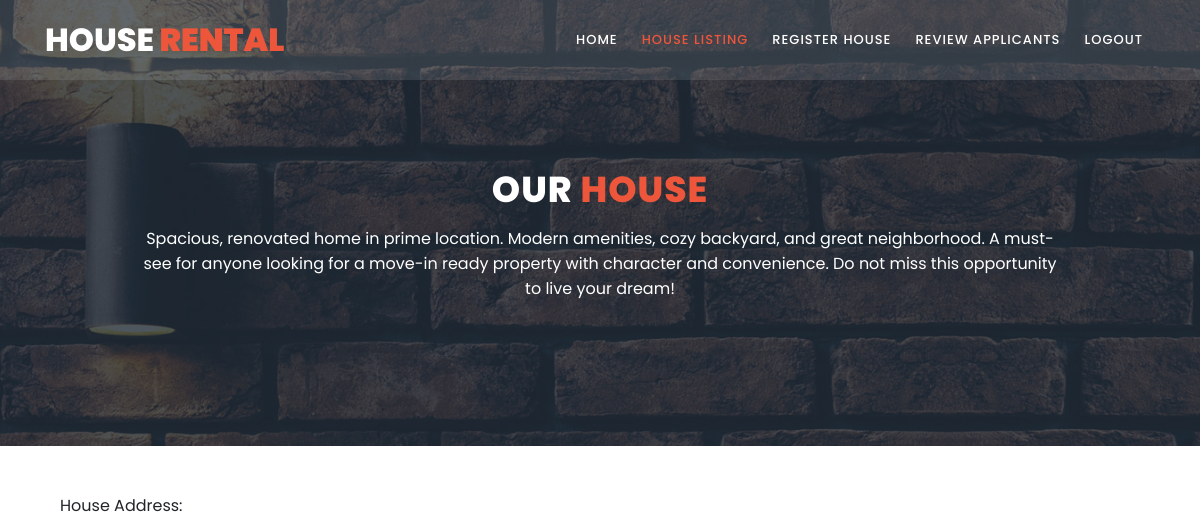
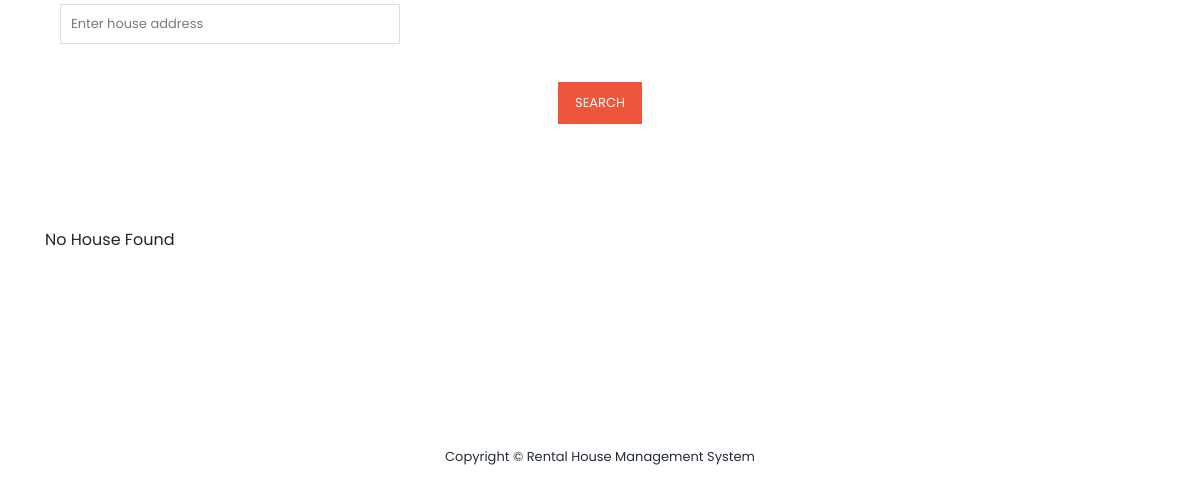
The app's page /student-rental-management-system/landlordlistinghouse.php, older data (2 pictures, top to bottom).
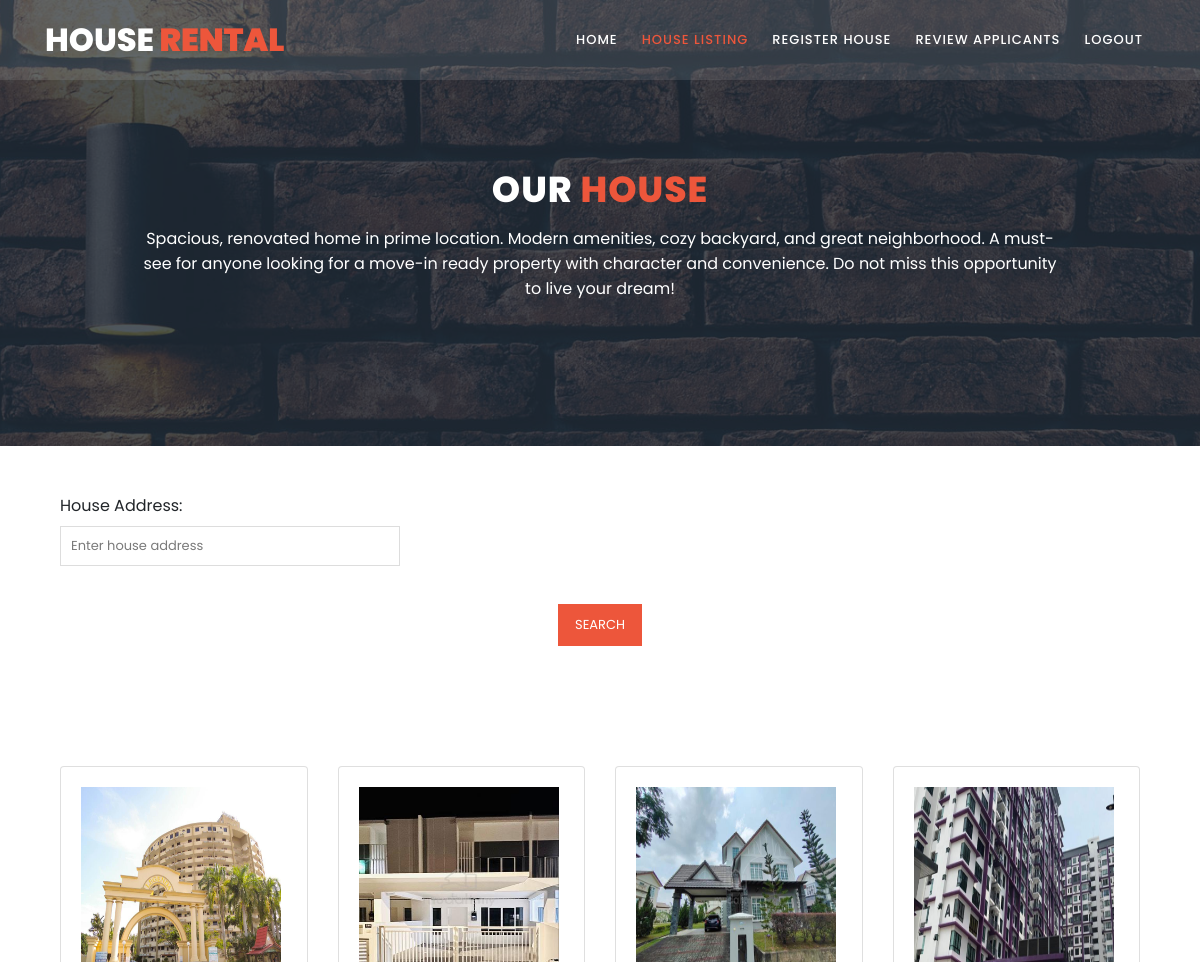
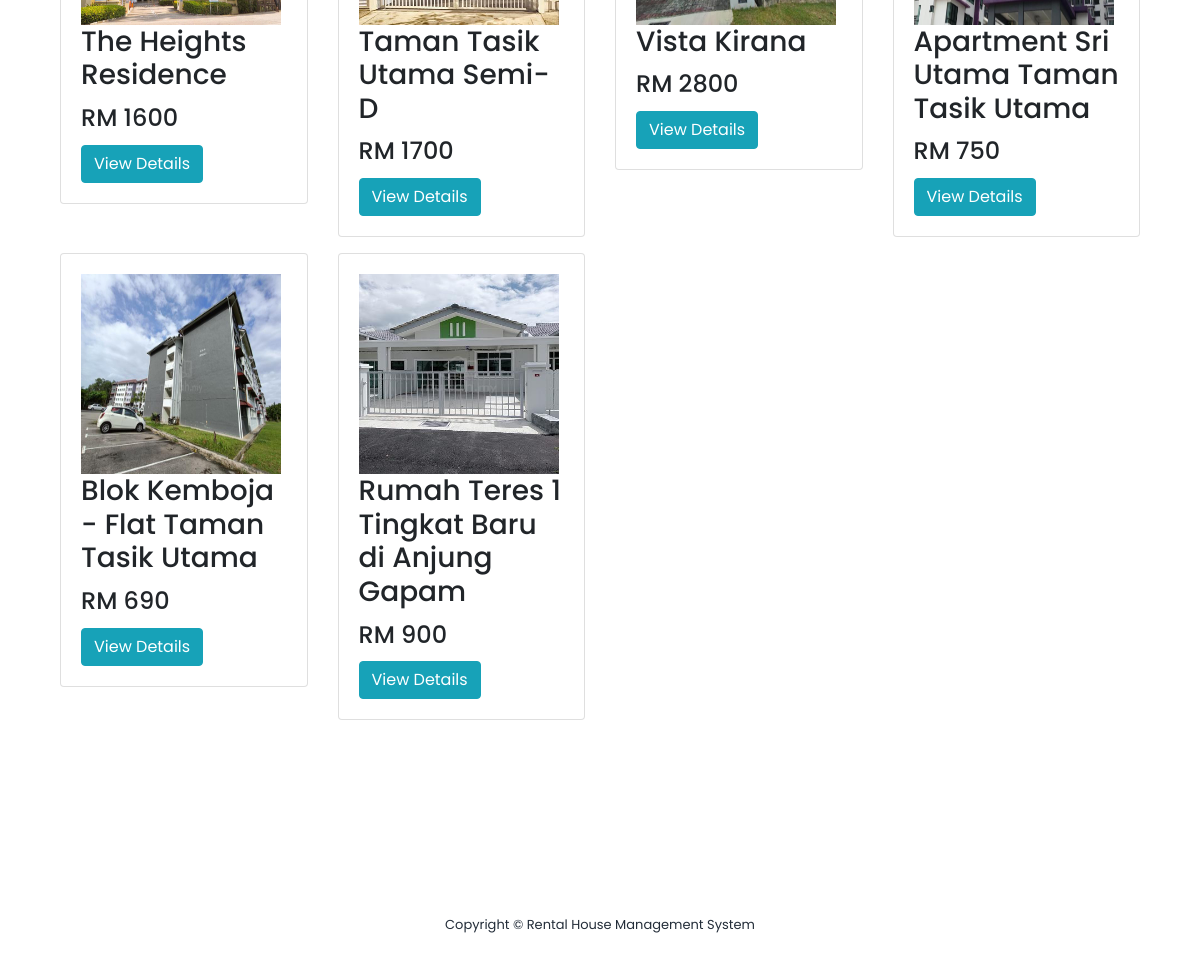
The same page, newer data (2 pictures, top to bottom).
### tables this page shows
CREATE TABLE `house` (
  `id` int(11) NOT NULL,
  `type` varchar(255) NOT NULL,
  `rent` varchar(255) NOT NULL,
  `address` varchar(255) NOT NULL,
  `info` varchar(255) NOT NULL,
  `image_url` varchar(255) NOT NULL
);

### student-rental-management-system/landlordlistinghouse.php (the view, shortened to what this page needs)
<!DOCTYPE html>
<html lang="en">
  <head>
    <link rel="stylesheet" type="text/css" href="assets/css/bootstrap.min.css">
    <link rel="stylesheet" type="text/css" href="assets/css/font-awesome.css">
    <link rel="stylesheet" href="assets/css/style.css">
    </head>
    <body>
    <header class="header-area header-sticky">
        <div class="container">
            <div class="row">
                <div class="col-12">
                    <nav class="main-nav">
                        <a href="landlordhome.php" class="logo">House<em> Rental</em></a>
                        <ul class="nav">
                        <li><a href="landlordhome.php">Home</a></li>
                        <li><a href="landlordlistinghouse.php" class="active">House Listing</a></li>
                        <li><a href="landlordhouse.php">Register House</a></li>
                        <li><a href="landlordviewstud.php">Review Applicants</a></li>
                        <li><a href="landlord_logout.php">Logout</a></li>
                    </nav>
                </div>
            </div>
        </div>
    </header>
    <section class="section section-bg" id="call-to-action" style="background-image: url(assets/images/banner-image-1-1920x500.jpg)">
        <div class="container">
            <div class="row">
                <div class="col-lg-10 offset-lg-1">
                    <div class="cta-content">
                        <br>
                        <br>
                        <h2>Our <em>House</em></h2>
                        <p>Spacious, renovated home in prime location. Modern amenities,
                            cozy backyard, and great neighborhood. A must-see for anyone
                            looking for a move-in ready property with character and convenience.
                             Do not miss this opportunity
                            to live your dream!</p>
                    </div>
                </div>
            </div>
        </div>
    </section>
    <section class="section" id="trainers">
        <div class="container">
            <br>
            <br>
            <div class="contact-form">
                <form action="#" id="contact">
                    <div class="col-md-4 col-sm-6 col-xs-12">
                        <div class="form-group">
                            <label>House Address:</label>
                            <input type="text" name="house_address" placeholder="Enter house address">
                        </div>
                    </div>
                    <div class="col-sm-4 offset-sm-4">
                    <div class="main-button text-center">
                        <button type="submit">Search</button>
                    </div>
                </div>
                <br>
                <br>
                </form>
            </div>
            <div class = "container py-5">
                <div class="row mt-2">
                <?php
                require 'database.php';
                $query = "SELECT * FROM house";
                $query_run = mysqli_query($conn, $query);
                $check_house = mysqli_num_rows($query_run) > 0;
                if ($check_house) {
                    while ($row = mysqli_fetch_assoc($query_run)) {
                        ?>
                        <div class="col-md-3 mt-3">
                            <div class="card">
                                <div class="card-body">
                                    <img src="upload/<?php echo $row['image_url']; ?>" width="200px" height="200px" alt="House">
                                    <h3 class="card-title"><?php echo $row['address']; ?></h3>
                                    <h4 class="card-title"><?php echo $row['rent']; ?></h4>
                                    <a href="lanlordhousedetails.php?house_id=<?php echo $row['id']; ?>" class="btn btn-info" role="button">View Details</a>
                                </div>
                            </div>
                        </div>
                        <?php
                    }
                } else {
                    echo "No House Found";
                }
                ?>
                </div>
            </div>
            <br>
        </div>
    </section>
    <footer>
        <div class="container">
            <div class="row">
                <div class="col-lg-12">
                    <p>
                         Copyright © Rental House Management System
                    </p>
                </div>
            </div>
        </div>
    </footer>
  </body>
</html>

Row changes from the older to the newer data that the page shows:
added house: image_url (picture), address "The Heights Residence", rent "RM 1600"
added house: image_url (picture), address "Taman Tasik Utama Semi-D", rent "RM 1700"
added house: image_url (picture), address "Vista Kirana", rent "RM 2800"
added house: image_url (picture), address "Apartment Sri Utama Taman Tasik Utama", rent "RM 750"
added house: image_url (picture), address "Blok Kemboja - Flat Taman Tasik Utama", rent "RM 690"
added house: image_url (picture), address "Rumah Teres 1 Tingkat Baru di Anjung Gapam", rent "RM 900"
Text that changed along with them:
text no longer shown: "No House Found"
